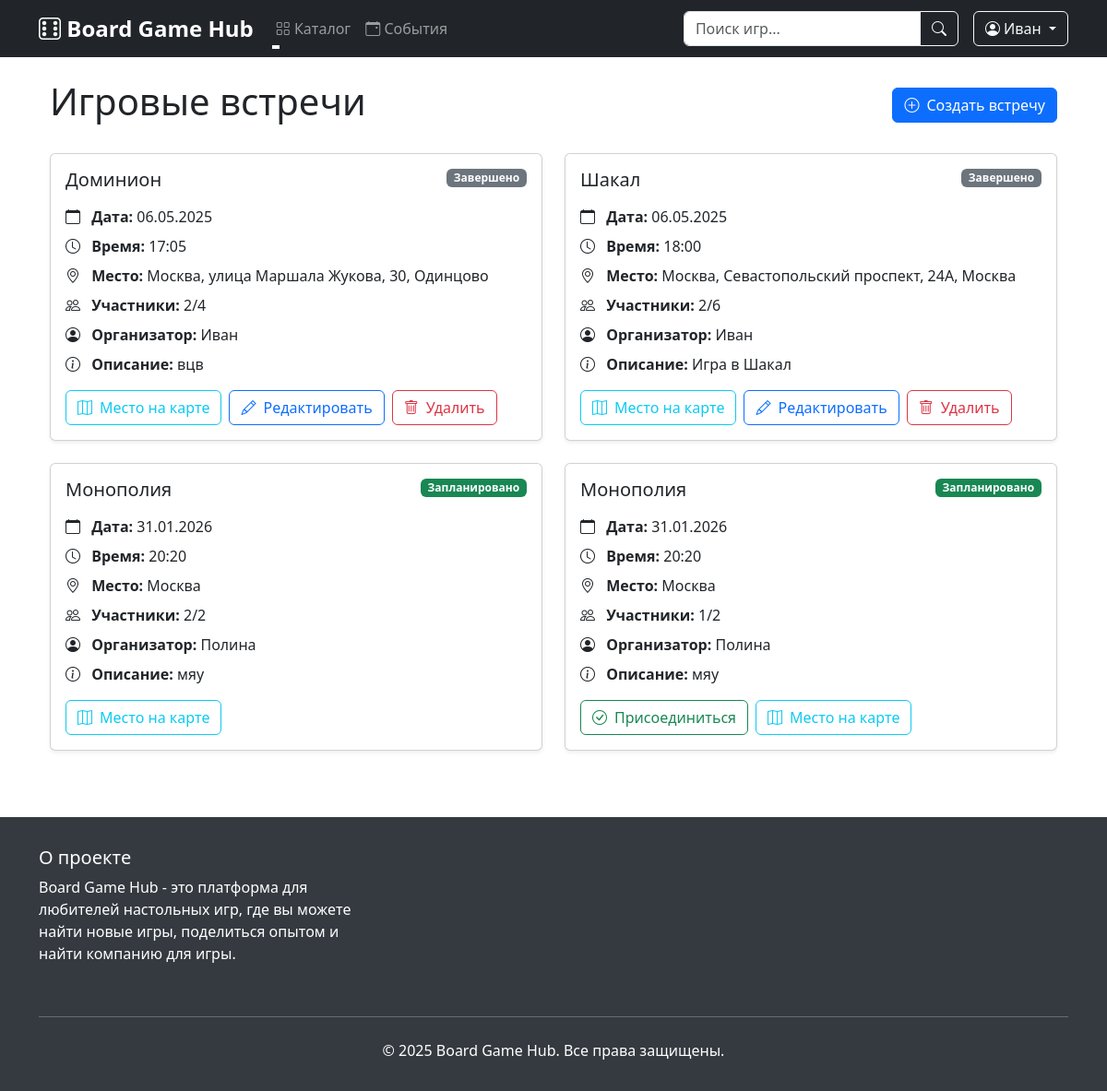
The page /game_sessions (signed in) on the database as committed earlier.
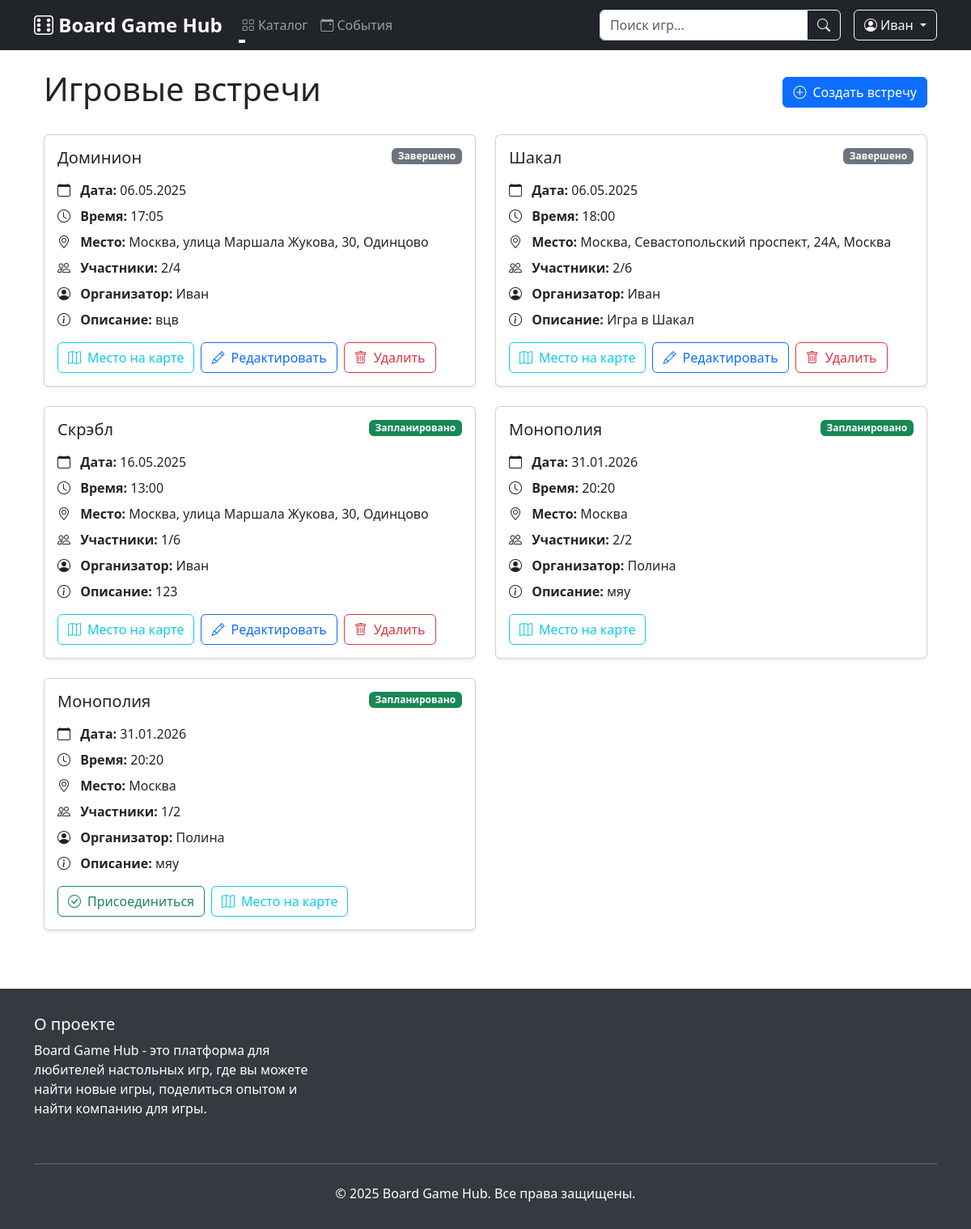
The same page on the database as committed later.
### data/users.py (models this page shows, shortened)
class User(SqlAlchemyBase, UserMixin):
    __tablename__ = 'users'
    id = sqlalchemy.Column(sqlalchemy.Integer, primary_key=True, autoincrement=True)
    surname = sqlalchemy.Column(sqlalchemy.String, nullable=True)
    name = sqlalchemy.Column(sqlalchemy.String, nullable=True)
    age = sqlalchemy.Column(sqlalchemy.Integer, nullable=True)
    favorite_genres = sqlalchemy.Column(sqlalchemy.String, nullable=True)
    location = sqlalchemy.Column(sqlalchemy.String, nullable=True)
    email = sqlalchemy.Column(sqlalchemy.String, unique=True, index=True, nullable=True)
    hashed_password = sqlalchemy.Column(sqlalchemy.String, nullable=True)
    added_games = orm.relationship("Game", back_populates="user")
    created_sessions = orm.relationship("GameSession", back_populates="creator")
    reviews = orm.relationship('Review', back_populates='user')

### data/game_sessions.py (models this page shows)
class GameSession(SqlAlchemyBase, SerializerMixin):
    __tablename__ = 'game_sessions'
    id = sqlalchemy.Column(sqlalchemy.Integer, primary_key=True, autoincrement=True)
    game_id = sqlalchemy.Column(sqlalchemy.Integer, sqlalchemy.ForeignKey('games.id'))
    creator_id = sqlalchemy.Column(sqlalchemy.Integer, sqlalchemy.ForeignKey('users.id'))
    date = sqlalchemy.Column(sqlalchemy.Date, nullable=False)
    time = sqlalchemy.Column(sqlalchemy.Time, nullable=False)
    location = sqlalchemy.Column(sqlalchemy.String, nullable=False)
    description = sqlalchemy.Column(sqlalchemy.String, nullable=True)
    max_players = sqlalchemy.Column(sqlalchemy.Integer, nullable=False)
    current_players = sqlalchemy.Column(sqlalchemy.Integer, default=1)
    created_at = sqlalchemy.Column(sqlalchemy.DateTime, default=datetime.utcnow)
    status = sqlalchemy.Column(sqlalchemy.String, default="Запланировано")
    game = orm.relationship('Game', back_populates='sessions')
    creator = orm.relationship('User', foreign_keys=[creator_id], back_populates='created_sessions')
    participants = orm.relationship('User', secondary=session_participants)

### data/games.py (models this page shows, shortened)
class Game(SqlAlchemyBase):
    __tablename__ = 'games'  # jobs
    id = sqlalchemy.Column(
        sqlalchemy.Integer,
        primary_key=True,
        autoincrement=True
    )
    added_by = sqlalchemy.Column(  # team_leader
        sqlalchemy.Integer,
        sqlalchemy.ForeignKey('users.id'),
        nullable=False
    )
    title = sqlalchemy.Column(sqlalchemy.String, nullable=True)  # job
    duration = sqlalchemy.Column(sqlalchemy.String, nullable=True)  # work_size
    count_of_players = sqlalchemy.Column(sqlalchemy.String, nullable=True)  # collaborators
    genre = sqlalchemy.Column(sqlalchemy.String, nullable=True)
    complexity = sqlalchemy.Column(sqlalchemy.String, nullable=True)
    description = sqlalchemy.Column(sqlalchemy.Text, nullable=True)
    image = sqlalchemy.Column(sqlalchemy.LargeBinary, nullable=True)  # BLOB для хранения изображений
    user = orm.relationship("User", back_populates="added_games")
    sessions = orm.relationship("GameSession", back_populates="game")
    reviews = orm.relationship("Review", back_populates="game")

### main.py (the view)
@app.route('/game_sessions')
def game_sessions():
    db_sess = db_session.create_session()
    try:
        update_session_statuses(db_sess)
        if current_user.is_authenticated:
            query = db_sess.query(GameSession).options(
                joinedload(GameSession.game),
                joinedload(GameSession.creator)
            ).filter(
                GameSession.location.like(f"%{current_user.location}%")
            )
            query = query.filter(
                (GameSession.status != "Завершено") |
                (GameSession.creator_id == current_user.id)
            )
            sessions = query.order_by(GameSession.date).all()
        else:
            sessions = []
        return render_template('game_sessions.html', sessions=sessions)
    finally:
        db_sess.close()

### data/db_session.py (called while the page is built)
def create_session() -> Session:
    global __factory
    return __factory()

### main.py (called while the page is built)
@login_manager.user_loader
def load_user(user_id):
    db_sess = db_session.create_session()
    user = db_sess.get(User, user_id)
    db_sess.close()
    return user

@app.context_processor
def utility_processor():
    def get_unique_genres():
        db_sess = db_session.create_session()
        try:
            genres = db_sess.query(Game.genre).distinct().all()
            return [genre[0] for genre in genres if genre[0]]
        finally:
            db_sess.close()
    return dict(get_unique_genres=get_unique_genres)

def update_session_statuses(db_sess):
    current_datetime = datetime.datetime.now()
    sessions = db_sess.query(GameSession).filter(
        GameSession.status == "Запланировано"
    ).all()
    for session in sessions:
        session_datetime = datetime.datetime.combine(session.date, session.time)
        if current_datetime > session_datetime:
            session.status = "Завершено"
    db_sess.commit()

### templates/game_sessions.html (shortened to what this page needs)
{% extends "base.html" %}
{% block content %}
<div class="container mt-4">
    <div class="d-flex justify-content-between align-items-center mb-4">
        <h1>Игровые встречи</h1>
        <a href="{{ url_for('game_session_new') }}" class="btn btn-primary">
            <i class="bi bi-plus-circle me-2"></i>Создать встречу
        </a>
    </div>
    <div class="row">
        {% for session in sessions %}
        <div class="col-md-6 mb-4">
            <div class="card shadow-sm h-100">
                <div class="card-body">
                    <div class="d-flex justify-content-between align-items-start mb-3">
                        <h5 class="card-title mb-0">{{ session.game.title }}</h5>
                        <span class="badge bg-{{ 'success' if session.status == 'Запланировано' else 'secondary' }}">
                            {{ session.status }}
                        </span>
                    </div>
                    <div class="game-session-info">
                        <p class="mb-2">
                            <i class="bi bi-calendar me-2"></i>
                            <span class="fw-bold">Дата:</span> {{ session.date.strftime('%d.%m.%Y') }}
                        </p>
                        <p class="mb-2">
                            <i class="bi bi-clock me-2"></i>
                            <span class="fw-bold">Время:</span> {{ session.time.strftime('%H:%M') }}
                        </p>
                        <p class="mb-2">
                            <i class="bi bi-geo-alt me-2"></i>
                            <span class="fw-bold">Место:</span> {{ session.location }}
                        </p>
                        <p class="mb-2">
                            <i class="bi bi-people me-2"></i>
                            <span class="fw-bold">Участники:</span> {{ session.current_players }}/{{ session.max_players
                            }}
                        </p>
                        <p class="mb-2">
                            <i class="bi bi-person-circle me-2"></i>
                            <span class="fw-bold">Организатор:</span> {{ session.creator.name }}
                        </p>
                        {% if session.description %}
                        <p class="mb-2">
                            <i class="bi bi-info-circle me-2"></i>
                            <span class="fw-bold">Описание:</span> {{ session.description }}
                        </p>
                        {% endif %}
                    </div>
                    <div class="mt-3 d-flex flex-wrap gap-2">
                        {% if current_user.is_authenticated %}
                        {% if current_user.id != session.creator_id %}
                        {% if current_user in session.participants %}
                        <form action="{{ url_for('game_sessions_leave', id=session.id) }}" method="post"
                              class="d-inline">
                            <button type="submit" class="btn btn-outline-danger">
                                <i class="bi bi-x-circle me-2"></i>Отказаться
                            </button>
                        </form>
                        {% else %}
                        {% if session.current_players < session.max_players %}
                        <form action="{{ url_for('game_sessions_join', id=session.id) }}" method="post"
                              class="d-inline">
                            <button type="submit" class="btn btn-outline-success">
                                <i class="bi bi-check-circle me-2"></i>Присоединиться
                            </button>
                        </form>
                        {% endif %}
                        {% endif %}
                        {% endif %}
                        <a href="{{ url_for('game_session_detail', id=session.id) }}" class="btn btn-outline-info">
                            <i class="bi bi-map me-2"></i>Место на карте
                        </a>
                        {% if current_user.id == session.creator_id %}
                        <a href="{{ url_for('game_sessions_edit', id=session.id) }}" class="btn btn-outline-primary">
                            <i class="bi bi-pencil me-2"></i>Редактировать
                        </a>
                        <form action="{{ url_for('game_sessions_delete', id=session.id) }}" method="post"
                              class="d-inline">
                            <button type="submit" class="btn btn-outline-danger"
                                    onclick="return confirm('Вы уверены, что хотите удалить эту встречу?')">
                                <i class="bi bi-trash me-2"></i>Удалить
                            </button>
                        </form>
                        {% endif %}
                        {% endif %}
                    </div>
                </div>
            </div>
        </div>
        {% endfor %}
    </div>
</div>
{% endblock %}

### templates/base.html (shortened to what this page needs)
<!DOCTYPE html>
<html lang="ru">
<head>
    <link href="https://cdn.jsdelivr.net/npm/bootstrap@5.3.0/dist/css/bootstrap.min.css" rel="stylesheet">
    <link rel="stylesheet" href="https://cdn.jsdelivr.net/npm/bootstrap-icons@1.7.2/font/bootstrap-icons.css">
    <link rel="stylesheet" href="https://cdnjs.cloudflare.com/ajax/libs/font-awesome/6.5.1/css/all.min.css">
    <link rel="stylesheet" href="{{ url_for('static', filename='css/notifications.css') }}">
</head>
<body>
    <nav class="navbar navbar-expand-lg navbar-dark bg-dark sticky-top">
        <div class="container">
            <a class="navbar-brand" href="{{ url_for('index') }}">
                <i class="bi bi-dice-6"></i> Board Game Hub
            </a>
            <div class="collapse navbar-collapse" id="navbarNav">
                <ul class="navbar-nav me-auto">
                    <li class="nav-item dropdown">
                        <a class="nav-link dropdown-toggle" href="#" role="button" data-bs-toggle="dropdown">
                            <i class="bi bi-grid"></i> Каталог
                        </a>
                    </li>
                    <li class="nav-item">
                        <a class="nav-link" href="{{ url_for('game_sessions') }}">
                            <i class="bi bi-calendar-event"></i> События
                        </a>
                    </li>
                </ul>
                <form class="d-flex me-3" action="{{ url_for('index') }}" method="get">
                    <div class="input-group">
                        <input class="form-control" type="search" name="search" placeholder="Поиск игр..."
                               aria-label="Search" value="{{ request.args.get('search', '') }}">
                        <button class="btn btn-outline-light" type="submit">
                            <i class="bi bi-search"></i>
                        </button>
                    </div>
                </form>
                <div class="d-flex">
                    {% if current_user.is_authenticated %}
                        <div class="dropdown">
                            <button class="btn btn-outline-light dropdown-toggle" type="button" data-bs-toggle="dropdown">
                                <i class="bi bi-person-circle"></i> {{ current_user.name }}
                            </button>
                        </div>
                    {% endif %}
                </div>
            </div>
        </div>
    </nav>
    <div class="container mt-4">
        {% block content %}{% endblock %}
    </div>
    <footer class="footer">
        <div class="container">
            <div class="row">
                <div class="col-md-4 mb-3">
                    <h5>О проекте</h5>
                    <p>Board Game Hub - это платформа для любителей настольных игр, где вы можете найти новые игры,
                       поделиться опытом и найти компанию для игры.</p>
                </div>
            </div>
            <hr class="mt-4 mb-4">
            <div class="text-center">
                <p class="mb-0">© 2025 Board Game Hub. Все права защищены.</p>
            </div>
        </div>
    </footer>
</body>
</html>

### templates/base.html (style rules this page uses)
.navbar-brand { font-size: 1.5rem; font-weight: bold; }
.card { transition: transform 0.2s; box-shadow: 0 4px 6px rgba(0, 0, 0, 0.1); }
.footer { background-color: #343a40; color: white; padding: 2rem 0; margin-top: 3rem; }
.nav-link { position: relative; }
.nav-link:after { content: ''; position: absolute; width: 0; height: 2px; background: #fff; left: 0; bottom: -2px; transition: width 0.3s; }

Rows that differ between the two databases and show on the page:
added GameSession: game "Скрэбл", status "Запланировано", date "16.05.2025", time "13:00", location "Москва, улица Маршала Жукова, 30, Одинцово", current_players "1", max_players "6", creator.name "Иван", description "123"
